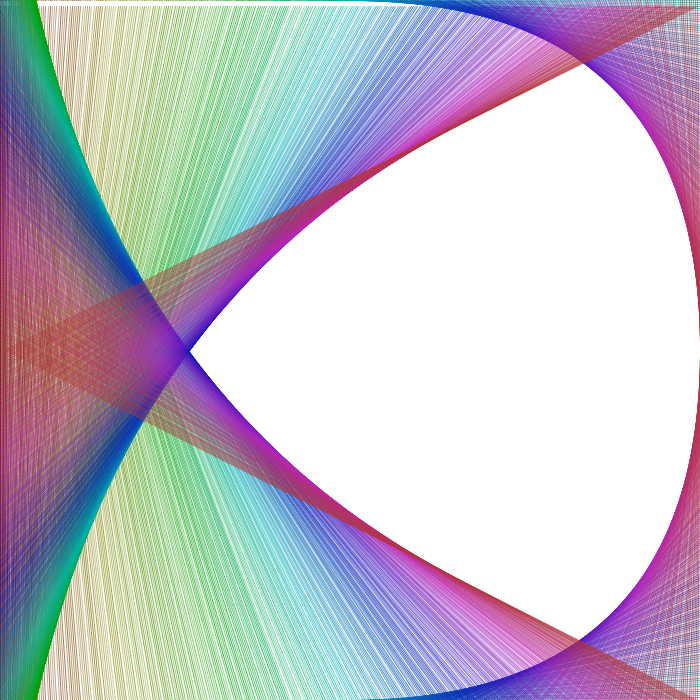
Frame 1 (no input)
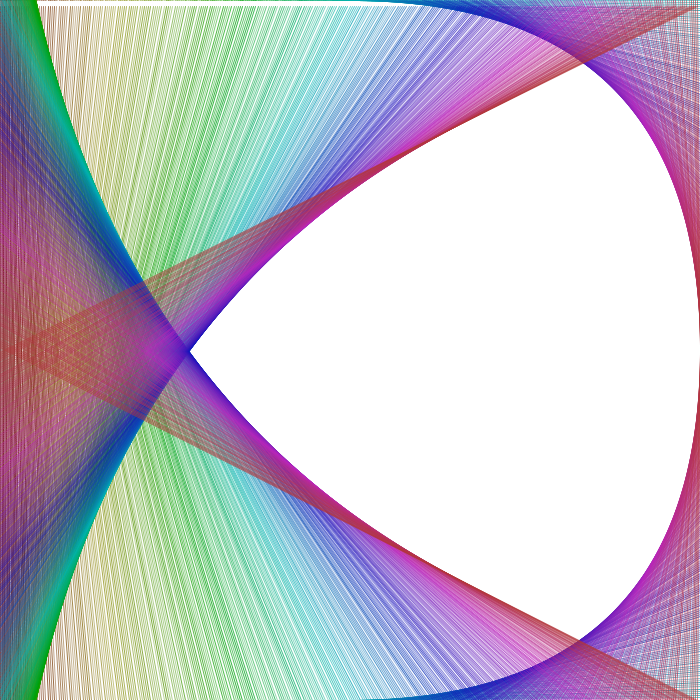
Frame 60 (the mouse pressed at the canvas centre just before this capture)
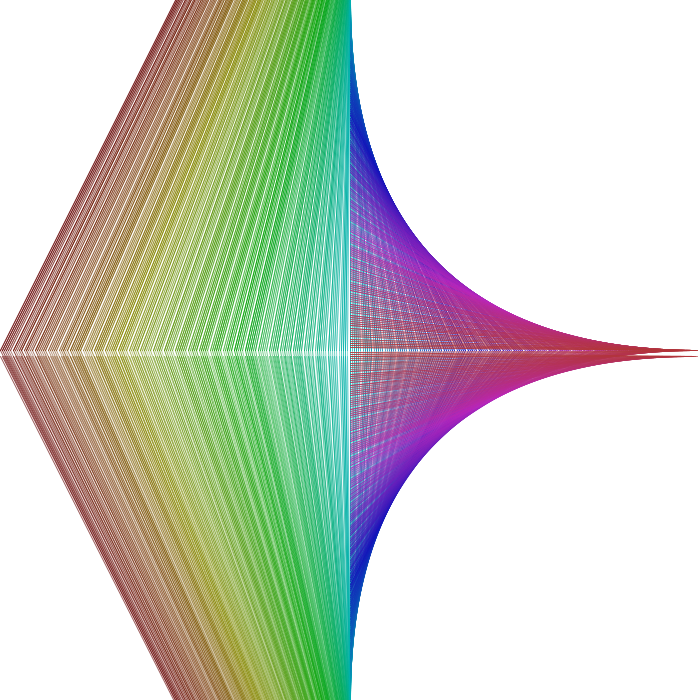
Frame 120 (the mouse held since frame 60 and released just before this capture)

The Processing sketch that drew these frames (run headless with seeded random() and noise(); from frame 60 on, the mouse is pressed at the canvas centre):

// Processing sketch: processing_159346
// ── processing_159346.pde

void setup()
{
  size(700,700);
  background(0);
  colorMode(HSB,255);
}

void draw()
{
  background(255);
  frameRate(60);
  float delta = 1/32.;
  strokeWeight(1);
  stroke(255);
  float x = 0;
  while (x < 10)
  {
    float xpos = map(x,0,10,0,width);
    float ypos = map(15-x,0,10,0,height);
    stroke(map(xpos,0,width,0,255),map(ypos,0,height,100,255),map(xpos*ypos,0,width*height,100,255),random(100)+100);
    line(xpos,mouseY+6,mouseX,ypos);
    line(xpos,mouseY,width-mouseX,height-ypos);
    line(xpos,height-mouseY,mouseX,height-ypos);
    line(xpos,height-mouseY,width-mouseX,ypos);
    x += delta;
  }
  //fill(0,255,0);
  //ellipse(width,height,2*width,2*height);
}
    
  
